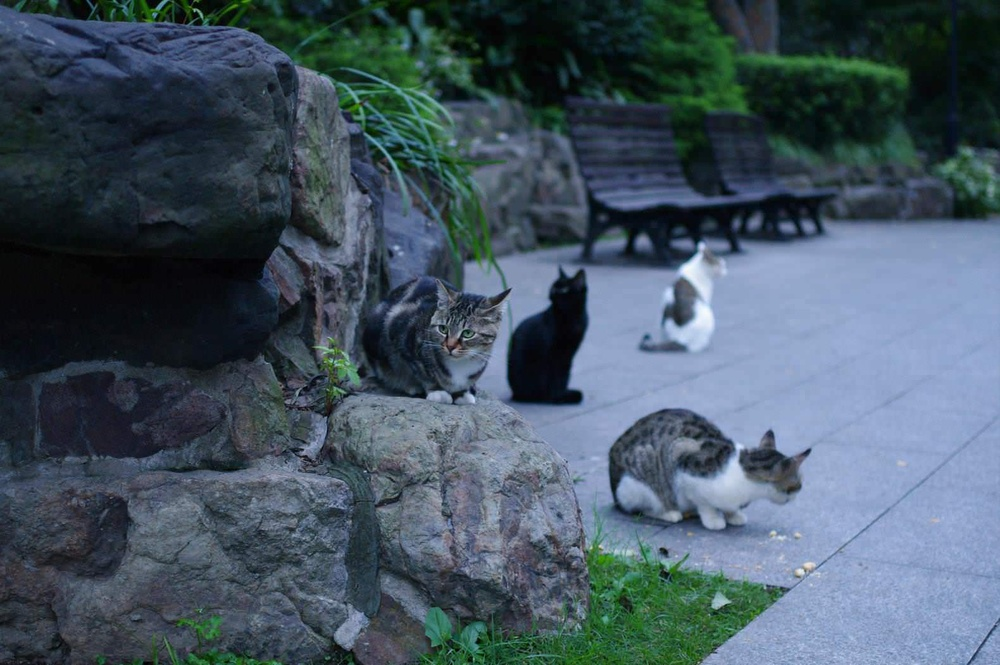
#> input picture py/scikit/k-means/cat.jpg, 1000 x 665 px, shrunk from 1580 x 1050 before the run
$ python image_quant.py   (older library calls are emulated)
#> lines starting #> are read from the running program, lines starting #| are printed output that depends on the picture
import numpy as np
import matplotlib.pyplot as plt

from sklearn.cluster import KMeans
from sklearn.utils import shuffle

import mahotas as mh

# read and flatten the image
original_img = np.array(mh.imread('cat.jpg'), dtype=np.float64) / 255
original_dim = tuple(original_img.shape)
#> original_dim = (665, 1000, 3)
width, height, depth = tuple(original_img.shape)
#> width = 665; height = 1000; depth = 3
image_flattened = np.reshape(original_img, (width * height, depth))

# select 1000 colors randomly
image_array_sample = shuffle(image_flattened, random_state=0)[:1000]
#> image_array_sample = 1000 rows, first 8: [0.192, 0.231, 0.278], [0.106, 0.157, 0.22], [0.204, 0.376, 0.169], [0.431, 0.494, 0.584], [0.133, 0.204, 0.243], [0.098, 0.102, 0.224], [0.286, 0.337, 0.471], [0.592, 0.671, 0.808]
estimator = KMeans(n_clusters=64, random_state=0)
estimator.fit(image_array_sample)

# predict cluster assignment for each of the pixels in the original image
cluster_assignments = estimator.predict(image_flattened)

# create the compressed image from the compressed palette and cluster assignments
compressed_palette = estimator.cluster_centers_
compressed_img = np.zeros((width, height, compressed_palette.shape[1]))

label_idx = 0
for i in range(width):
    for j in range(height):
        compressed_img[i][j] = compressed_palette[cluster_assignments[label_idx]]
        label_idx += 1
#> after the loop, label_idx = 665000

plt.subplot(121)
plt.title('Original')
plt.imshow(original_img)
plt.axis('off')
plt.subplot(122)
plt.title('Compressed')
plt.imshow(compressed_img)
plt.axis('off')
plt.show()
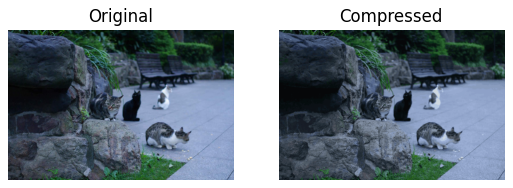
#> figure drawn by matplotlib, 2 panels
